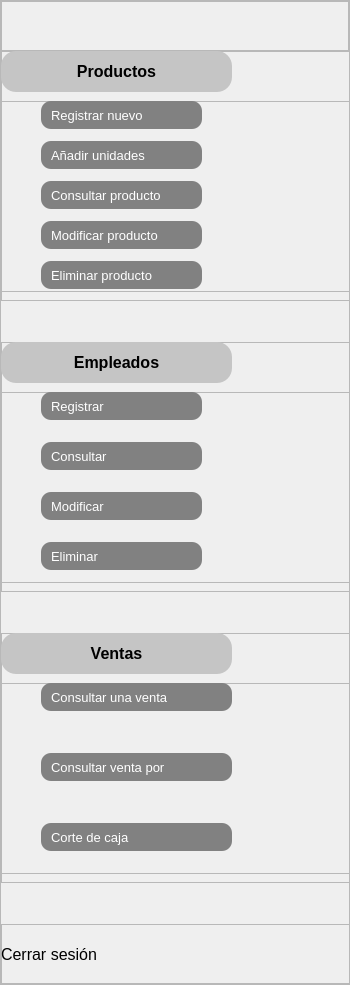
        <widget class="QFrame" name="frmBarraLateral">
         <property name="minimumSize">
          <size>
           <width>350</width>
           <height>0</height>
          </size>
         </property>
         <property name="maximumSize">
          <size>
           <width>70</width>
           <height>16777215</height>
          </size>
         </property>
         <property name="frameShape">
          <enum>QFrame::StyledPanel</enum>
         </property>
         <property name="frameShadow">
          <enum>QFrame::Raised</enum>
         </property>
         <layout class="QVBoxLayout" name="verticalLayout_2">
          <property name="spacing">
           <number>0</number>
          </property>
          <property name="leftMargin">
           <number>0</number>
          </property>
          <property name="topMargin">
           <number>0</number>
          </property>
          <property name="rightMargin">
           <number>0</number>
          </property>
          <property name="bottomMargin">
           <number>0</number>
          </property>
          <item>
           <widget class="QFrame" name="frmMenu">
            <property name="minimumSize">
             <size>
              <width>0</width>
              <height>50</height>
             </size>
            </property>
            <property name="frameShape">
             <enum>QFrame::StyledPanel</enum>
            </property>
            <property name="frameShadow">
             <enum>QFrame::Raised</enum>
            </property>
            <layout class="QHBoxLayout" name="horizontalLayout_2">
             <property name="leftMargin">
              <number>0</number>
             </property>
             <property name="topMargin">
              <number>0</number>
             </property>
             <property name="rightMargin">
              <number>0</number>
             </property>
             <property name="bottomMargin">
              <number>0</number>
             </property>
             <item>
              <spacer name="horizontalSpacer">
               <property name="orientation">
                <enum>Qt::Horizontal</enum>
               </property>
               <property name="sizeHint" stdset="0">
                <size>
                 <width>291</width>
                 <height>20</height>
                </size>
               </property>
              </spacer>
             </item>
             <item>
              <widget class="QPushButton" name="btnMenu">
               <property name="minimumSize">
                <size>
                 <width>45</width>
                 <height>45</height>
                </size>
               </property>
               <property name="styleSheet">
                <string notr="true">border: none;
image: url(:/icons/menu.png);</string>
               </property>
               <property name="text">
                <string/>
               </property>
              </widget>
             </item>
            </layout>
           </widget>
          </item>
          <item>
           <widget class="QFrame" name="frmProductos">
            <property name="minimumSize">
             <size>
              <width>350</width>
              <height>250</height>
             </size>
            </property>
            <property name="maximumSize">
             <size>
              <width>0</width>
              <height>250</height>
             </size>
            </property>
            <property name="styleSheet">
             <string notr="true"/>
            </property>
            <property name="frameShape">
             <enum>QFrame::StyledPanel</enum>
            </property>
            <property name="frameShadow">
             <enum>QFrame::Raised</enum>
            </property>
            <widget class="QPushButton" name="btnProductos">
             <property name="geometry">
              <rect>
               <x>0</x>
               <y>0</y>
               <width>231</width>
               <height>41</height>
              </rect>
             </property>
             <property name="font">
              <font>
               <family>MS Sans Serif</family>
               <pointsize>12</pointsize>
               <weight>75</weight>
               <bold>true</bold>
              </font>
             </property>
             <property name="styleSheet">
              <string notr="true">border-radius: 15px;
background-color: rgb(197, 197, 197);</string>
             </property>
             <property name="text">
              <string>Productos</string>
             </property>
            </widget>
            <widget class="QLabel" name="label">
             <property name="geometry">
              <rect>
               <x>240</x>
               <y>0</y>
               <width>41</width>
               <height>41</height>
              </rect>
             </property>
             <property name="styleSheet">
              <string notr="true">image: url(:/icons/caja.png);</string>
             </property>
             <property name="text">
              <string/>
             </property>
            </widget>
            <widget class="QFrame" name="frmBtnsProductos">
             <property name="geometry">
              <rect>
               <x>0</x>
               <y>50</y>
               <width>351</width>
               <height>191</height>
              </rect>
             </property>
             <property name="styleSheet">
              <string notr="true">QPushButton{
	background-color: rgb(129, 129, 129);
	border-radius: 10px;
	color: rgb(255,255,255);
	font: 10pt;
	text-align: left;
	padding-left: 10px;
}
QLabel{
	image: url(:/icons/proximo.png);
}</string>
             </property>
             <property name="frameShape">
              <enum>QFrame::StyledPanel</enum>
             </property>
             <property name="frameShadow">
              <enum>QFrame::Raised</enum>
             </property>
             <widget class="QPushButton" name="pushButton">
              <property name="geometry">
               <rect>
                <x>40</x>
                <y>0</y>
                <width>161</width>
                <height>28</height>
               </rect>
              </property>
              <property name="text">
               <string>Registrar nuevo</string>
              </property>
             </widget>
             <widget class="QPushButton" name="pushButton_2">
              <property name="geometry">
               <rect>
                <x>40</x>
                <y>40</y>
                <width>161</width>
                <height>28</height>
               </rect>
              </property>
              <property name="text">
               <string>Añadir unidades</string>
              </property>
             </widget>
             <widget class="QPushButton" name="pushButton_3">
              <property name="geometry">
               <rect>
                <x>40</x>
                <y>80</y>
                <width>161</width>
                <height>28</height>
               </rect>
              </property>
              <property name="text">
               <string>Consultar producto</string>
              </property>
             </widget>
             <widget class="QPushButton" name="pushButton_4">
              <property name="geometry">
               <rect>
                <x>40</x>
                <y>120</y>
                <width>161</width>
                <height>28</height>
               </rect>
              </property>
              <property name="text">
               <string>Modificar producto</string>
              </property>
             </widget>
             <widget class="QPushButton" name="pushButton_5">
              <property name="geometry">
               <rect>
                <x>40</x>
                <y>160</y>
                <width>161</width>
                <height>28</height>
               </rect>
              </property>
              <property name="text">
               <string>Eliminar producto</string>
              </property>
             </widget>
             <widget class="QLabel" name="label_4">
              <property name="geometry">
               <rect>
                <x>10</x>
                <y>0</y>
                <width>31</width>
                <height>31</height>
               </rect>
              </property>
              <property name="text">
               <string/>
              </property>
             </widget>
             <widget class="QLabel" name="label_5">
              <property name="geometry">
               <rect>
                <x>10</x>
                <y>40</y>
                <width>31</width>
                <height>31</height>
               </rect>
              </property>
              <property name="text">
               <string/>
              </property>
             </widget>
             <widget class="QLabel" name="label_6">
              <property name="geometry">
               <rect>
                <x>10</x>
                <y>80</y>
                <width>31</width>
                <height>31</height>
               </rect>
              </property>
              <property name="text">
               <string/>
              </property>
             </widget>
             <widget class="QLabel" name="label_7">
              <property name="geometry">
               <rect>
                <x>10</x>
                <y>120</y>
                <width>31</width>
                <height>31</height>
               </rect>
              </property>
              <property name="text">
               <string/>
              </property>
             </widget>
             <widget class="QLabel" name="label_8">
              <property name="geometry">
               <rect>
                <x>10</x>
                <y>160</y>
                <width>31</width>
                <height>31</height>
               </rect>
              </property>
              <property name="text">
               <string/>
              </property>
             </widget>
            </widget>
           </widget>
          </item>
          <item>
           <spacer name="verticalSpacer">
            <property name="orientation">
             <enum>Qt::Vertical</enum>
            </property>
            <property name="sizeHint" stdset="0">
             <size>
              <width>20</width>
              <height>41</height>
             </size>
            </property>
           </spacer>
          </item>
          <item>
           <widget class="QFrame" name="frmEmpleados">
            <property name="minimumSize">
             <size>
              <width>350</width>
              <height>250</height>
             </size>
            </property>
            <property name="maximumSize">
             <size>
              <width>0</width>
              <height>16777215</height>
             </size>
            </property>
            <property name="styleSheet">
             <string notr="true"/>
            </property>
            <property name="frameShape">
             <enum>QFrame::StyledPanel</enum>
            </property>
            <property name="frameShadow">
             <enum>QFrame::Raised</enum>
            </property>
            <widget class="QPushButton" name="btnEmpleados">
             <property name="geometry">
              <rect>
               <x>0</x>
               <y>0</y>
               <width>231</width>
               <height>41</height>
              </rect>
             </property>
             <property name="font">
              <font>
               <family>MS Sans Serif</family>
               <pointsize>12</pointsize>
               <weight>75</weight>
               <bold>true</bold>
              </font>
             </property>
             <property name="styleSheet">
              <string notr="true">border-radius: 15px;
background-color: rgb(197, 197, 197);</string>
             </property>
             <property name="text">
              <string>Empleados</string>
             </property>
            </widget>
            <widget class="QLabel" name="label_2">
             <property name="geometry">
              <rect>
               <x>240</x>
               <y>0</y>
               <width>41</width>
               <height>41</height>
              </rect>
             </property>
             <property name="styleSheet">
              <string notr="true">image: url(:/icons/empleado.png);</string>
             </property>
             <property name="text">
              <string/>
             </property>
            </widget>
            <widget class="QFrame" name="frmBtnsEmpleados">
             <property name="geometry">
              <rect>
               <x>0</x>
               <y>50</y>
               <width>351</width>
               <height>191</height>
              </rect>
             </property>
             <property name="styleSheet">
              <string notr="true">QPushButton{
	background-color: rgb(129, 129, 129);
	border-radius: 10px;
	color: rgb(255,255,255);
	font: 10pt;
	text-align: left;
	padding-left: 10px;
}
QLabel{
	image: url(:/icons/proximo.png);
}</string>
             </property>
             <property name="frameShape">
              <enum>QFrame::StyledPanel</enum>
             </property>
             <property name="frameShadow">
              <enum>QFrame::Raised</enum>
             </property>
             <widget class="QPushButton" name="pushButton_6">
              <property name="geometry">
               <rect>
                <x>40</x>
                <y>0</y>
                <width>161</width>
                <height>28</height>
               </rect>
              </property>
              <property name="text">
               <string>Registrar</string>
              </property>
             </widget>
             <widget class="QPushButton" name="pushButton_7">
              <property name="geometry">
               <rect>
                <x>40</x>
                <y>50</y>
                <width>161</width>
                <height>28</height>
               </rect>
              </property>
              <property name="text">
               <string>Consultar</string>
              </property>
             </widget>
             <widget class="QPushButton" name="pushButton_8">
              <property name="geometry">
               <rect>
                <x>40</x>
                <y>100</y>
                <width>161</width>
                <height>28</height>
               </rect>
              </property>
              <property name="text">
               <string>Modificar</string>
              </property>
             </widget>
             <widget class="QPushButton" name="pushButton_9">
              <property name="geometry">
               <rect>
                <x>40</x>
                <y>150</y>
                <width>161</width>
                <height>28</height>
               </rect>
              </property>
              <property name="text">
               <string>Eliminar</string>
              </property>
             </widget>
             <widget class="QLabel" name="label_9">
              <property name="geometry">
               <rect>
                <x>10</x>
                <y>0</y>
                <width>31</width>
                <height>31</height>
               </rect>
              </property>
              <property name="text">
               <string/>
              </property>
             </widget>
             <widget class="QLabel" name="label_10">
              <property name="geometry">
               <rect>
                <x>10</x>
                <y>50</y>
                <width>31</width>
                <height>31</height>
               </rect>
              </property>
              <property name="text">
               <string/>
              </property>
             </widget>
             <widget class="QLabel" name="label_11">
              <property name="geometry">
               <rect>
                <x>10</x>
                <y>100</y>
                <width>31</width>
                <height>31</height>
               </rect>
              </property>
              <property name="text">
               <string/>
              </property>
             </widget>
             <widget class="QLabel" name="label_12">
              <property name="geometry">
               <rect>
                <x>10</x>
                <y>150</y>
                <width>31</width>
                <height>31</height>
               </rect>
              </property>
              <property name="text">
               <string/>
              </property>
             </widget>
            </widget>
           </widget>
          </item>
          <item>
           <spacer name="verticalSpacer_2">
            <property name="orientation">
             <enum>Qt::Vertical</enum>
            </property>
            <property name="sizeHint" stdset="0">
             <size>
              <width>20</width>
              <height>41</height>
             </size>
            </property>
           </spacer>
          </item>
          <item>
           <widget class="QFrame" name="frmVentas">
            <property name="minimumSize">
             <size>
              <width>350</width>
              <height>250</height>
             </size>
            </property>
            <property name="maximumSize">
             <size>
              <width>0</width>
              <height>16777215</height>
             </size>
            </property>
            <property name="styleSheet">
             <string notr="true"/>
            </property>
            <property name="frameShape">
             <enum>QFrame::StyledPanel</enum>
            </property>
            <property name="frameShadow">
             <enum>QFrame::Raised</enum>
            </property>
            <widget class="QPushButton" name="btnVentas">
             <property name="geometry">
              <rect>
               <x>0</x>
               <y>0</y>
               <width>231</width>
               <height>41</height>
              </rect>
             </property>
             <property name="font">
              <font>
               <family>MS Sans Serif</family>
               <pointsize>12</pointsize>
               <weight>75</weight>
               <bold>true</bold>
              </font>
             </property>
             <property name="styleSheet">
              <string notr="true">border-radius: 15px;
background-color: rgb(197, 197, 197);</string>
             </property>
             <property name="text">
              <string>Ventas</string>
             </property>
            </widget>
            <widget class="QLabel" name="label_3">
             <property name="geometry">
              <rect>
               <x>240</x>
               <y>0</y>
               <width>41</width>
               <height>41</height>
              </rect>
             </property>
             <property name="styleSheet">
              <string notr="true">image: url(:/icons/ventas.png);</string>
             </property>
             <property name="text">
              <string/>
             </property>
            </widget>
            <widget class="QFrame" name="frmBtnsVentas">
             <property name="geometry">
              <rect>
               <x>0</x>
               <y>50</y>
               <width>351</width>
               <height>191</height>
              </rect>
             </property>
             <property name="styleSheet">
              <string notr="true">QPushButton{
	background-color: rgb(129, 129, 129);
	border-radius: 10px;
	color: rgb(255,255,255);
	font: 10pt;
	text-align: left;
	padding-left: 10px;
}
QLabel{
	image: url(:/icons/proximo.png);
}</string>
             </property>
             <property name="frameShape">
              <enum>QFrame::StyledPanel</enum>
             </property>
             <property name="frameShadow">
              <enum>QFrame::Raised</enum>
             </property>
             <widget class="QPushButton" name="pushButton_10">
              <property name="geometry">
               <rect>
                <x>40</x>
                <y>0</y>
                <width>191</width>
                <height>28</height>
               </rect>
              </property>
              <property name="text">
               <string>Consultar una venta</string>
              </property>
             </widget>
             <widget class="QPushButton" name="pushButton_11">
              <property name="geometry">
               <rect>
                <x>40</x>
                <y>70</y>
                <width>191</width>
                <height>28</height>
               </rect>
              </property>
              <property name="text">
               <string>Consultar venta por</string>
              </property>
             </widget>
             <widget class="QPushButton" name="pushButton_12">
              <property name="geometry">
               <rect>
                <x>40</x>
                <y>140</y>
                <width>191</width>
                <height>28</height>
               </rect>
              </property>
              <property name="text">
               <string>Corte de caja</string>
              </property>
             </widget>
             <widget class="QLabel" name="label_13">
              <property name="geometry">
               <rect>
                <x>10</x>
                <y>0</y>
                <width>31</width>
                <height>31</height>
               </rect>
              </property>
              <property name="text">
               <string/>
              </property>
             </widget>
             <widget class="QLabel" name="label_14">
              <property name="geometry">
               <rect>
                <x>10</x>
                <y>70</y>
                <width>31</width>
                <height>31</height>
               </rect>
              </property>
              <property name="text">
               <string/>
              </property>
             </widget>
             <widget class="QLabel" name="label_15">
              <property name="geometry">
               <rect>
                <x>10</x>
                <y>140</y>
                <width>31</width>
                <height>31</height>
               </rect>
              </property>
              <property name="text">
               <string/>
              </property>
             </widget>
            </widget>
           </widget>
          </item>
          <item>
           <spacer name="verticalSpacer_3">
            <property name="orientation">
             <enum>Qt::Vertical</enum>
            </property>
            <property name="sizeHint" stdset="0">
             <size>
              <width>20</width>
              <height>41</height>
             </size>
            </property>
           </spacer>
          </item>
          <item>
           <widget class="QFrame" name="frmSalir">
            <property name="minimumSize">
             <size>
              <width>350</width>
              <height>60</height>
             </size>
            </property>
            <property name="maximumSize">
             <size>
              <width>0</width>
              <height>16777215</height>
             </size>
            </property>
            <property name="frameShape">
             <enum>QFrame::StyledPanel</enum>
            </property>
            <property name="frameShadow">
             <enum>QFrame::Raised</enum>
            </property>
            <widget class="QLabel" name="label_16">
             <property name="geometry">
              <rect>
               <x>0</x>
               <y>20</y>
               <width>131</width>
               <height>21</height>
              </rect>
             </property>
             <property name="font">
              <font>
               <family>MS Sans Serif</family>
               <pointsize>12</pointsize>
              </font>
             </property>
             <property name="text">
              <string>Cerrar sesión</string>
             </property>
            </widget>
            <widget class="QLabel" name="label_17">
             <property name="geometry">
              <rect>
               <x>120</x>
               <y>17</y>
               <width>41</width>
               <height>31</height>
              </rect>
             </property>
             <property name="styleSheet">
              <string notr="true">image: url(:/icons/cerrar-sesion.png);</string>
             </property>
             <property name="text">
              <string/>
             </property>
            </widget>
           </widget>
          </item>
         </layout>
        </widget>
